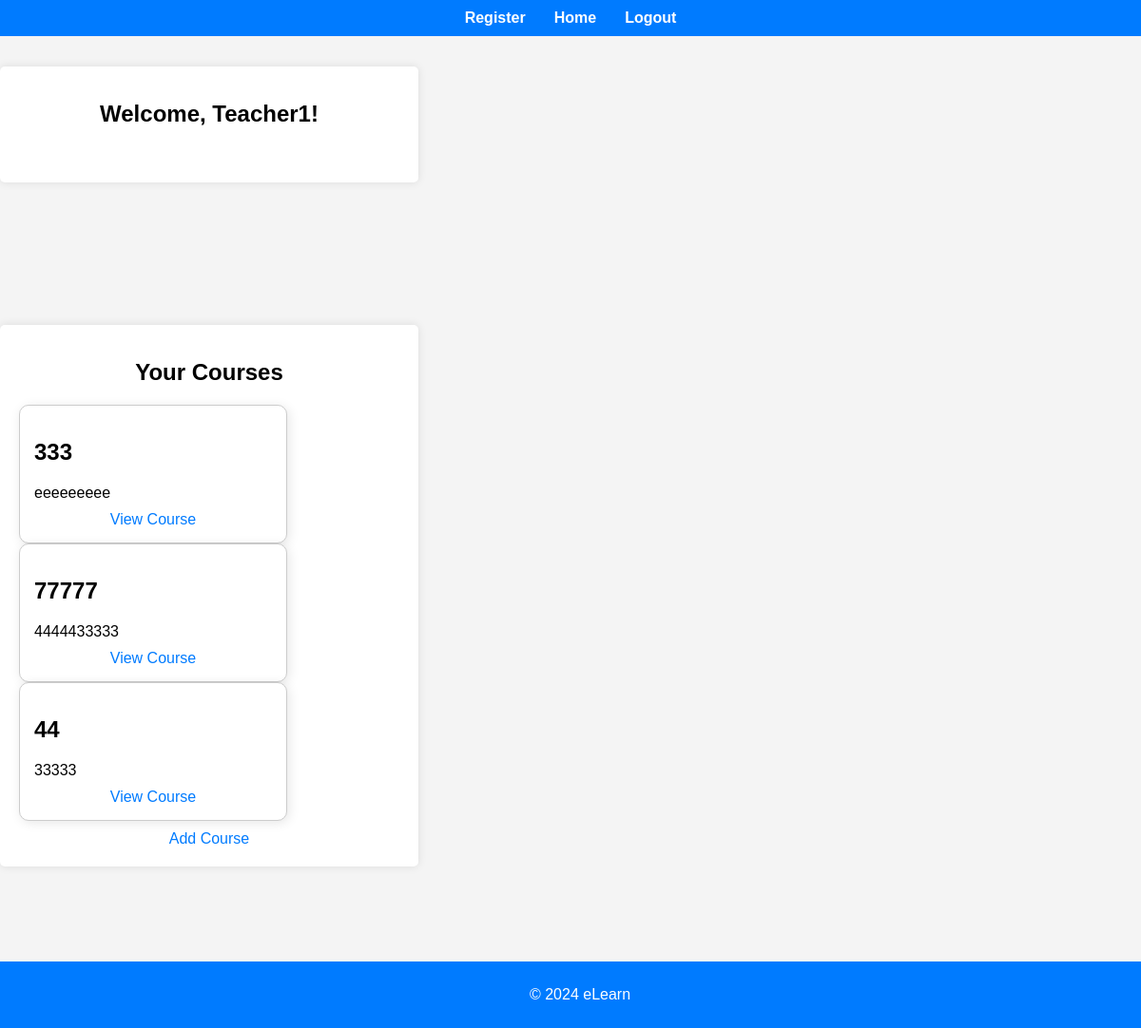
/ (signed in), run on an earlier commit of the app's database.
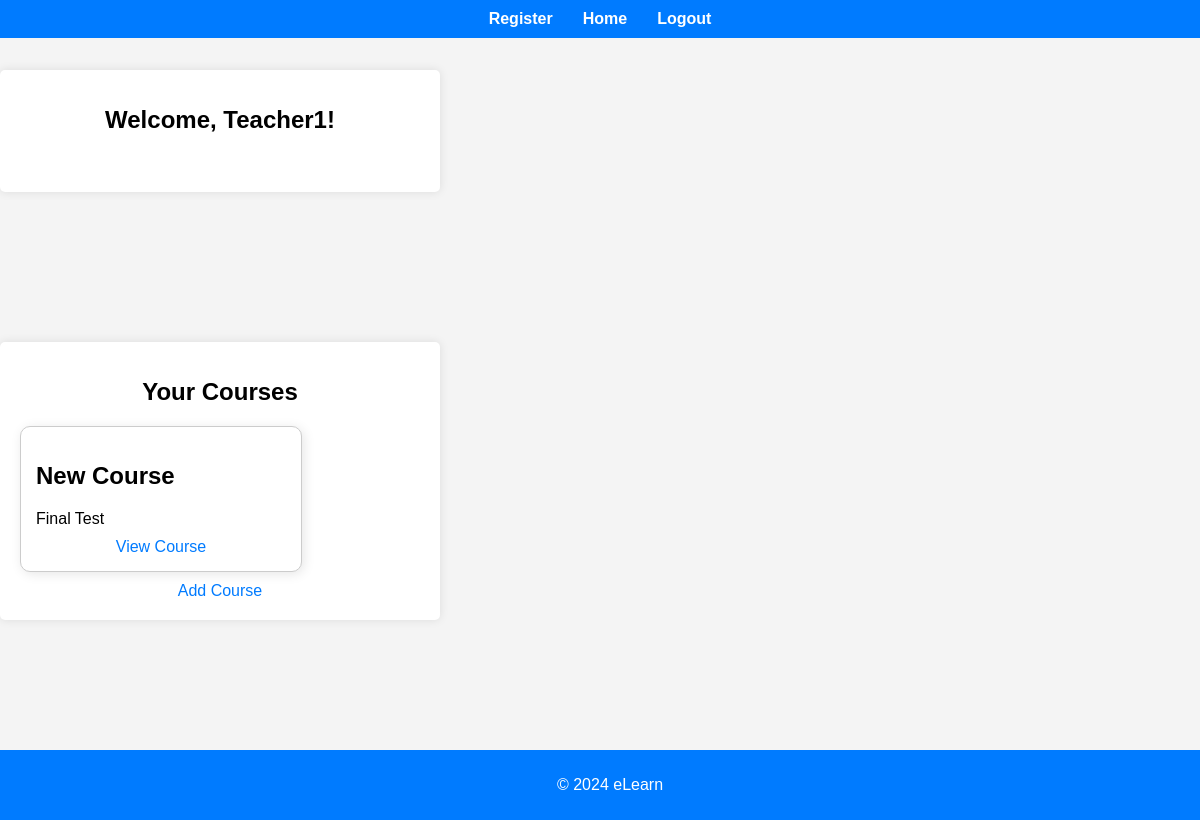
And on a later commit of the database.
### courses/models.py (models this page shows, shortened)
class Course(models.Model):
    title = models.CharField(max_length=200)
    description = models.TextField()
    created_at = models.DateTimeField(auto_now_add=True)
    updated_at = models.DateTimeField(auto_now=True)
    teacher = models.ForeignKey(settings.AUTH_USER_MODEL, on_delete=models.CASCADE, related_name='courses')

### core/views.py (the view, shortened to what this page needs)
# urls.py: 2. Add a URL to urlpatterns:  path('', Home.as_view(), name='home')
@method_decorator(login_required, name='dispatch')
class Home(View):
    def get(self, request):
        context = {}
        if request.user.is_authenticated:
            context['username'] = request.user.username
            if request.user.is_student:
                self.ensure_student_record(request.user)
                available_courses = Course.objects.all()
                context['available_courses'] = available_courses
            elif request.user.is_teacher:
                available_courses = Course.objects.filter(teacher=request.user)
                context['available_courses'] = available_courses
        return render(request, 'core/home.html', context)

### templates/core/home.html (shortened to what this page needs)
{% extends "core/base.html" %}
{% block content %}
<div class="home-container">
    {% if user.is_authenticated %}
        <h1>Welcome, {{ username }}!</h1>
    {% else %}
        <h1>Welcome to eLearn</h1>
        <p>Your one-stop solution for managing courses, assignments, and more.</p>
    {% endif %}
    <br>
</div>
{% if user.is_authenticated and user.is_teacher %}
    <div class='home-container'>
        <h1>Your Courses</h1>
        <div class="course-list-container">
            {% for course in available_courses %}
            <div class="course-tile">
                <h2>{{ course.title }}</h2>
                <p>{{ course.description }}</p>
                <a href="{% url 'courses:course_detail' course.pk %}">View Course</a>
            </div>
            {% endfor %}
        </div>
        <div class="add-course-container">
            <a href="{% url 'courses:course_create' %}" class="add-course-button">Add Course</a>
        </div>
    </div>
{% endif %}
{% endblock %}

What changed in the data, as far as the page shows it:
removed Course: title "333", description "eeeeeeeee"
removed Course: title "77777", description "4444433333"
removed Course: title "44", description "33333"
added Course: title "New Course", description "Final Test"
